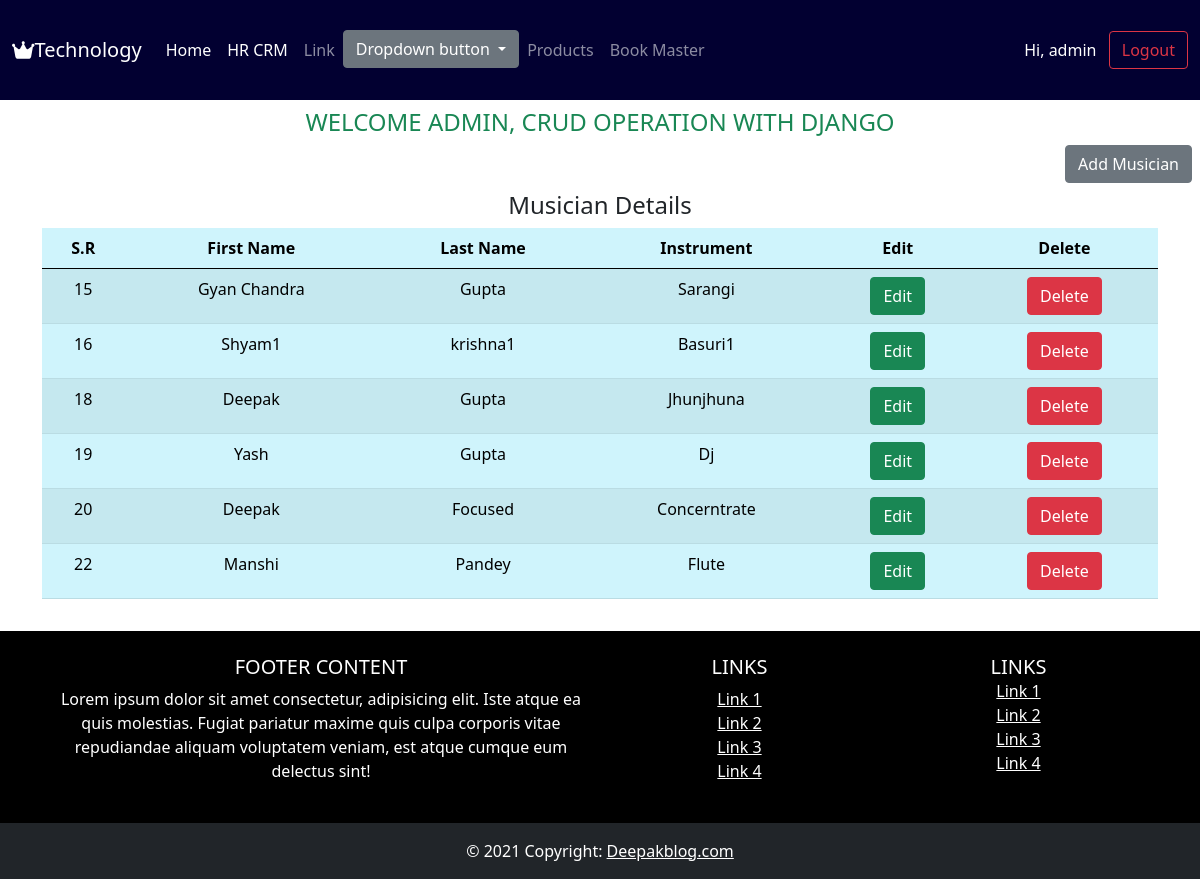
Page / (signed in) on the earlier database version.
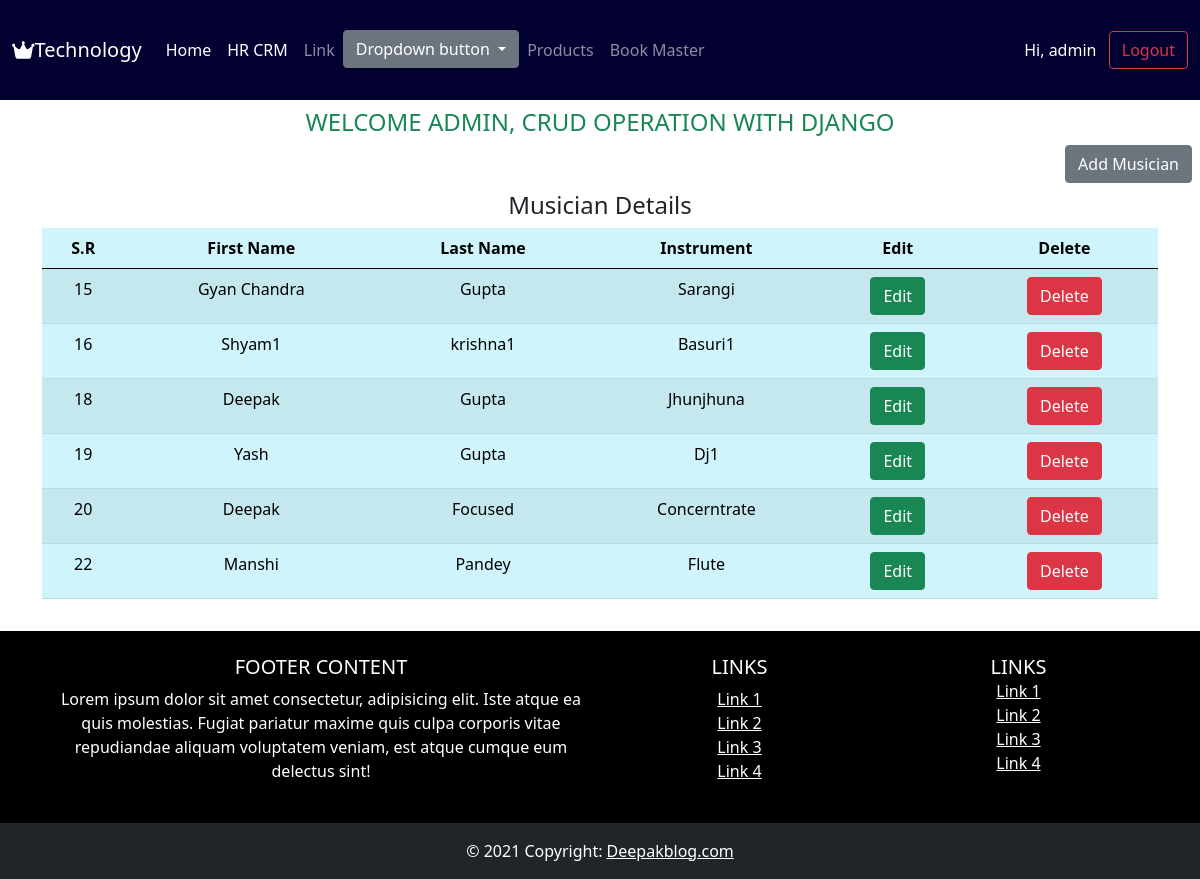
Same page on the later database version.
### deepakblog/models.py (models this page shows, shortened)
class Musician(models.Model):
    first_name = models.CharField(max_length=50, blank=False)
    last_name = models.CharField(max_length=50, blank=False)
    instrument = models.CharField(max_length=100, blank=False)

### deepakblog/views.py (the view, shortened to what this page needs)
# urls.py: path('', views.index, name='index'),
@login_required(login_url='deepakblog:userlogin')
def index(request):
    if request.method =='POST' and request.POST.get('mid'):
        mId = request.POST.get('mid')
        Musiciandata = Musician.objects.get(pk=mId)
        serializedData = serialize('json', [ Musiciandata, ])
        return HttpResponse(serializedData)
    else:
        fm = MusicianForm()
    music = Musician.objects.all()
    current_user = request.user
    return render(request, 'deepakblog/index.html', {'form': fm, 'music': music ,'name':request.user})

### templates/deepakblog/index.html (shortened to what this page needs)
{% load static %}
<!DOCTYPE html>
<html lang="en">
<head>
    <link rel="stylesheet" type="text/css" href="{% static 'css/bootstrap.css' %}">
    <link rel="stylesheet" type="text/css" href="{% static 'css/bootstrap.min.css' %}">
</head>
<body>
    {% include 'deepakblog/header.html' %}
    {% block content %}
    <div class="conatiner m-2">
        <h4 class="text-success text-uppercase text-center">Welcome {{request.user}}, Crud Operation with Django</h4>
        <div class="d-flex justify-content-end">
            <button type="button" class="btn btn-secondary" data-bs-toggle="modal" data-bs-target="#exampleModal">
                Add Musician
            </button>
        </div>
        <div class="container-md py-2" >
            <h4 class="text-center">Musician Details</h4>
            <table class="table table-info table-striped table-responsive text-center">
                <thead>
                    <tr class="bg-dark">
                      <th>S.R</th>
                      <th>First Name</th>
                      <th>Last Name</th>
                      <th>Instrument</th>
                      <th>Edit</th>
                      <th>Delete</th>
                    </tr>
                  </thead>
                  <tbody>
                    {% for musician in music %}
                        <tr>
                            <td>{{musician.id}}</td>
                            <td>{{musician.first_name}}</td>
                            <td>{{musician.last_name}}</td>
                            <td>{{musician.instrument}}</td>
                            <td>
                                <a href="#" class="btn btn-success" onclick="showMusician({{musician.id}})">Edit</a>
                            </td>
                            <td>
                                <form action="{% url 'deepakblog:musicianDelete' %}" method="POST">
                                    <button type="submit" class="btn btn-danger">Delete</button>
                                </form>
                            </td>
                        </tr>
                    {% endfor %}
                </tbody>
            </table>
        </div>
    </div>
    {% endblock content %}
    {% include 'deepakblog/footer.html' %}
</body>
</html>

Differences in the rows shown:
changed Musician "Yash": instrument "Dj" → "Dj1"
